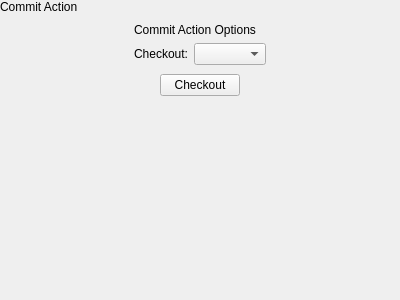
<?xml version="1.0" encoding="UTF-8"?>
<ui version="4.0">
 <class>BranchActionSnapIn</class>
 <widget class="QWidget" name="BranchActionSnapIn">
  <property name="geometry">
   <rect>
    <x>0</x>
    <y>0</y>
    <width>400</width>
    <height>300</height>
   </rect>
  </property>
  <property name="windowTitle">
   <string>Form</string>
  </property>
  <layout class="QVBoxLayout" name="verticalLayout">
   <property name="spacing">
    <number>0</number>
   </property>
   <property name="leftMargin">
    <number>0</number>
   </property>
   <property name="topMargin">
    <number>0</number>
   </property>
   <property name="rightMargin">
    <number>0</number>
   </property>
   <property name="bottomMargin">
    <number>0</number>
   </property>
   <item>
    <widget class="tStackedWidget" name="stackedWidget">
     <property name="currentIndex">
      <number>0</number>
     </property>
     <widget class="QWidget" name="checkoutOptionsPage">
      <layout class="QVBoxLayout" name="verticalLayout_2">
       <property name="spacing">
        <number>0</number>
       </property>
       <property name="leftMargin">
        <number>0</number>
       </property>
       <property name="topMargin">
        <number>0</number>
       </property>
       <property name="rightMargin">
        <number>0</number>
       </property>
       <property name="bottomMargin">
        <number>0</number>
       </property>
       <item>
        <widget class="tTitleLabel" name="titleLabel">
         <property name="text">
          <string notr="true">Commit Action</string>
         </property>
        </widget>
       </item>
       <item alignment="Qt::AlignHCenter">
        <widget class="QWidget" name="optionsWidget" native="true">
         <layout class="QGridLayout" name="gridLayout">
          <item row="1" column="0">
           <widget class="QLabel" name="commitLabel">
            <property name="text">
             <string>Checkout:</string>
            </property>
           </widget>
          </item>
          <item row="0" column="0" colspan="2">
           <widget class="tSubtitleLabel" name="optionsLabel">
            <property name="text">
             <string notr="true">Commit Action Options</string>
            </property>
           </widget>
          </item>
          <item row="1" column="1">
           <widget class="QComboBox" name="branchBox">
            <property name="sizePolicy">
             <sizepolicy hsizetype="Expanding" vsizetype="Fixed">
              <horstretch>0</horstretch>
              <verstretch>0</verstretch>
             </sizepolicy>
            </property>
           </widget>
          </item>
         </layout>
        </widget>
       </item>
       <item alignment="Qt::AlignHCenter">
        <widget class="QPushButton" name="performActionButton">
         <property name="text">
          <string>Checkout</string>
         </property>
        </widget>
       </item>
       <item>
        <spacer name="verticalSpacer">
         <property name="orientation">
          <enum>Qt::Vertical</enum>
         </property>
         <property name="sizeHint" stdset="0">
          <size>
           <width>20</width>
           <height>270</height>
          </size>
         </property>
        </spacer>
       </item>
      </layout>
     </widget>
    </widget>
   </item>
  </layout>
 </widget>
 <customwidgets>
  <customwidget>
   <class>tStackedWidget</class>
   <extends>QStackedWidget</extends>
   <header location="global">tstackedwidget.h</header>
   <container>1</container>
   <slots>
    <signal>switchingFrame(int)</signal>
   </slots>
  </customwidget>
  <customwidget>
   <class>tTitleLabel</class>
   <extends>QLabel</extends>
   <header location="global">ttitlelabel.h</header>
   <slots>
    <signal>backButtonClicked()</signal>
   </slots>
  </customwidget>
  <customwidget>
   <class>tSubtitleLabel</class>
   <extends>QLabel</extends>
   <header location="global">tsubtitlelabel.h</header>
  </customwidget>
 </customwidgets>
 <resources/>
 <connections/>
</ui>
